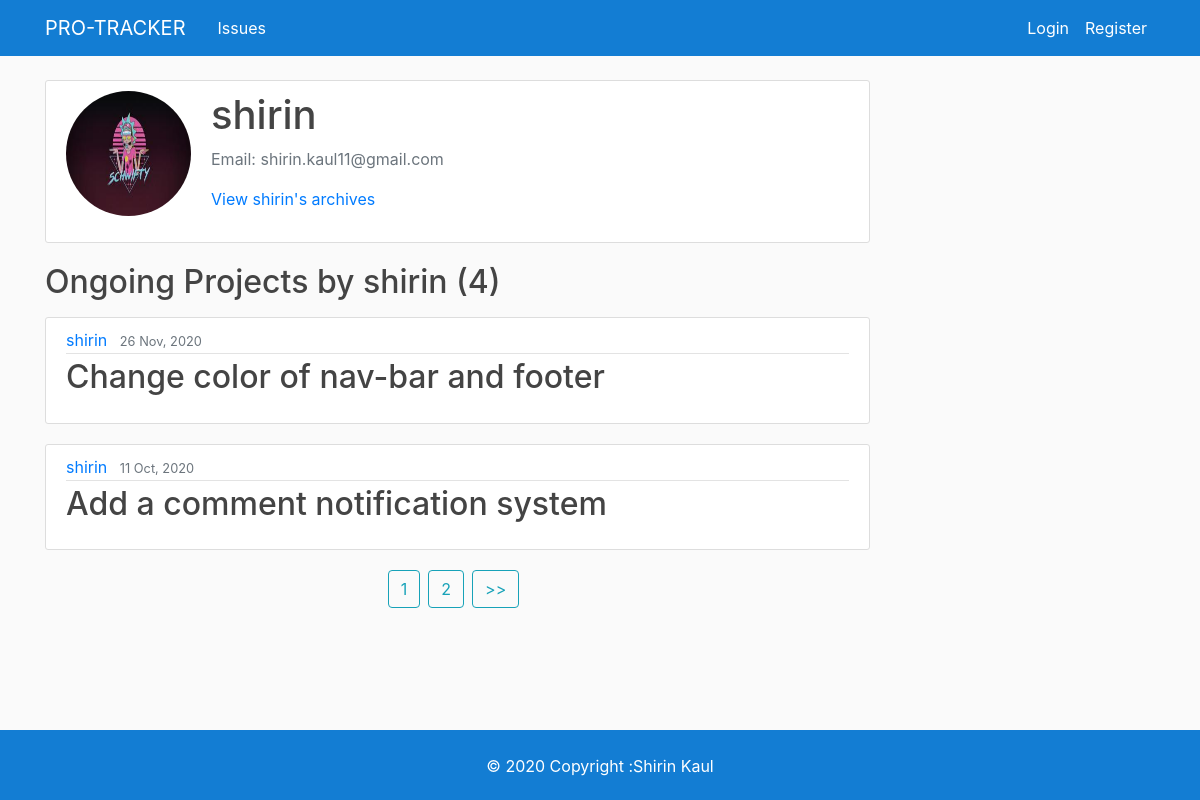
/user/shirin/, run on an earlier commit of the app's database.
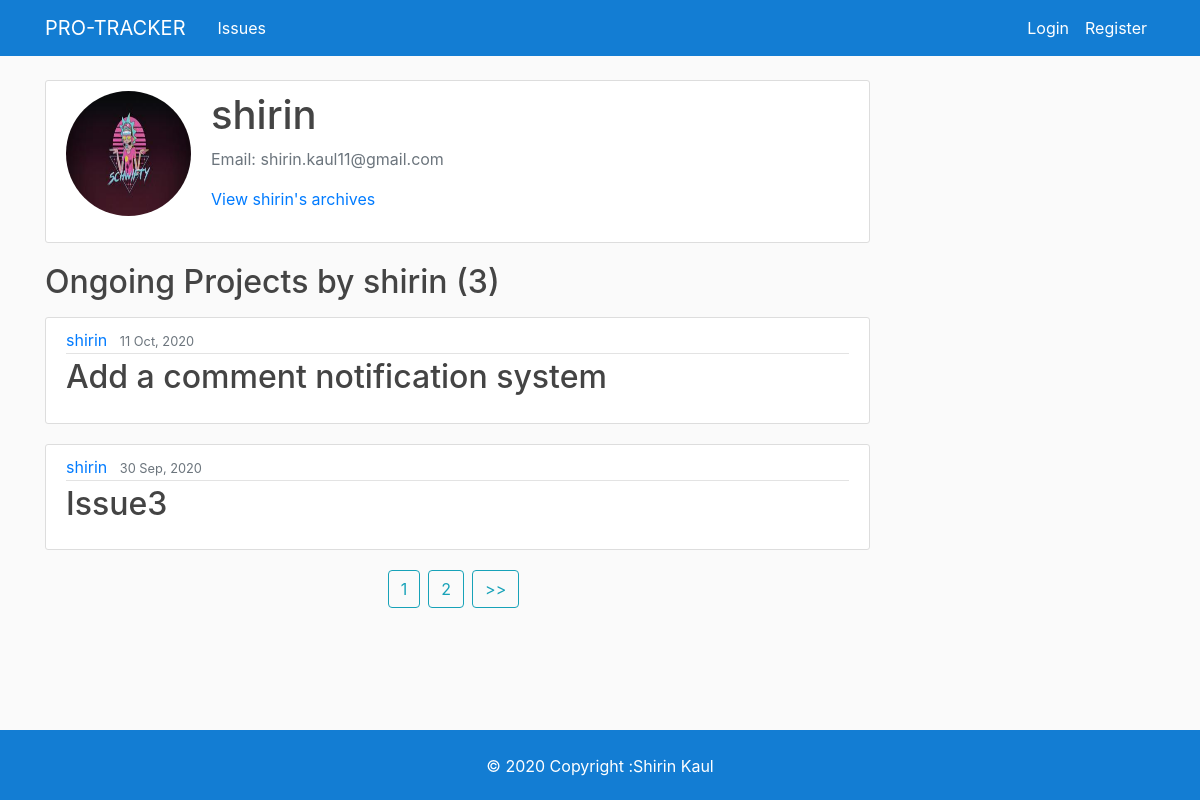
And on a later commit of the database.
### users/models.py (models this page shows, shortened)
class Profile(models.Model):
    user = models.OneToOneField(User, on_delete=models.CASCADE)
    image = models.ImageField(default='default.png', upload_to='profile_pics')

### issue/models.py (models this page shows, shortened)
class Issue(models.Model):
    PRIORITY_CHOICES= (
        ('high','high'),
        ('medium','medium'),
        ('low', 'low')
    )
    title=models.CharField(max_length=100)
    content=RichTextUploadingField(verbose_name='Body',null=True,blank=True)
    date_created=models.DateTimeField(default=timezone.now)
    priority=models.CharField(max_length=30, choices=PRIORITY_CHOICES)
    author = models.ManyToManyField(User)
    completed = models.BooleanField(default=False)
    def body_summary(self):
        return markdownify(self.content[:200] + "...")

### issue/views.py (the view)
# urls.py: path('user/<str:username>/',issue_views.UserIssue, name="user-issues"),
def UserIssue(request,username):
    this_user = get_object_or_404(User, username=username)
    posts = this_user.issue_set.filter(completed=False).order_by('-id')
    paginator = Paginator(posts, 2) # Show 4 blogs per page.
    page_number = request.GET.get('page', 1)
    try:
        page_obj = paginator.page(page_number)
    except PageNotAnInteger:
        page_obj = paginator.page(1)
    except EmptyPage:
        page_obj = paginator.page(paginator.num_pages)
    context = {
        'this_user': this_user,
        'posts': page_obj,
    }
    return render(request, 'issue/user_issues.html', context)

### issue/templates/issue/user_issues.html (shortened to what this page needs)
{% extends "issue/base.html" %}
{% block content %}
<div class="col-md-9">
    <div class="content-section">
        <div class="media">
            <img class="rounded-circle account-img" src="{{ this_user.profile.image.url }}">
            <div class="media-body">
                <h2 class="account-heading">{{this_user.username}}</h2>
                <p class="text-secondary"> Email: {{this_user.email}}</p>
                <p class="text-secondary"><a href="{% url 'old-user-issues' this_user.username %}">View {{this_user.username}}'s archives</a></p>
            </div>
        </div>
    </div>
</div>
<div class="col-md-9">
    {% if posts.paginator.count %}
        {% if not posts.first.completed %}
            <h2 class ="mb-3">Ongoing Projects by {{this_user.username}} ({{posts.paginator.count}})</h2>
        {% else %}
            <h2 class ="mb-3">Completed Projects by {{this_user.username}} ({{posts.paginator.count}})</h2>
        {% endif %}
    {% endif %}
    {% for post in posts %}
    <article class="media content-section">
        <div class="media-body">
            <div class="article-metadata">
                <a class="mr-2" href="{% url 'user-issues' post.author.first.username %}">{{ post.author.first }}</a>
                <small class="text-muted">{{ post.date_created|date:"j M, Y"}}</small>
            </div>
                <h2><a class="article-title" href="{% url 'issue-detail' post.id %}">{{ post.title }}</a></h2>
        </div>
    </article>
    {%endfor%}
    <div class="d-flex justify-content-center">
        {% if posts.has_other_pages %}
            {% for num in posts.paginator.page_range %}
                {% if posts.number == num %}
                    <a class="btn btn-outline-info mb-4 mr-2" href="?page={{ num }}">{{num}}</a>
                {% elif num > posts.number|add:'-2' and num < posts.number|add:'2' %}
                    <a class="btn btn-outline-info mb-4 mr-2" href="?page={{ num }}">{{num}}</a>
                {% endif %}
            {% endfor %}
            {% if posts.has_next %}
                <a class="btn btn-outline-info mb-4 mr-2" href="?page={{posts.next_page_number}}">
                    >>
                </a>
            {% endif %}
        {% endif %}
    </div>
</div>
{%endblock content%}

### issue/templates/issue/base.html (shortened to what this page needs)
{% load static %}
{% load notifications_tags %}
{% notifications_unread as unread_count %}
<!DOCTYPE html>
<html lang="en">
<head>
    <link rel="stylesheet" href="https://stackpath.bootstrapcdn.com/bootstrap/4.3.1/css/bootstrap.min.css">
    <link rel="stylesheet" href="https://use.fontawesome.com/releases/v5.7.0/css/all.css">
    <link rel="stylesheet" type="text/css" href="{% static 'issue/main.css' %}">
</head>
<body>
    <header class="site-header">
        <nav class="navbar navbar-expand-md navbar-dark bg-steel fixed-top">
          <div class="container">
            <a class="navbar-brand mr-4" href="{% url 'dashboard' %}">PRO-TRACKER</a>
            <div class="collapse navbar-collapse" id="navbarToggle">
              <div class="navbar-nav mr-auto">
                <a class="nav-item nav-link" href="{% url 'issue-home' %}">Issues</a>
              </div>
              <div class="navbar-nav">
                {% if user.is_authenticated %}
                <li class="nav-item dropdown">
                  <a class="nav-item nav-link" id="navbarDropdownMenuLink1" data-toggle="dropdown" aria-haspopup="true"
                    aria-expanded="false">Profile</a>
                  <div class="dropdown-menu dropdown-primary" aria-labelledby="navbarDropdownMenuLink1">
                    <a class="dropdown-item" href="{% url 'user-issues' user.username %}">View</a>
                    <a class="dropdown-item" href="{% url 'update_profile' %}">Edit</a>
                  </div>
                </li>
                  <a class="nav-item nav-link" href="{% url 'logout' %}">Logout</a>
                  <a class="nav-item nav-link" href="{% url 'notice:list' %}">
                    {% if unread_count %}
                      <svg viewBox="0 0 8 8"
                          width="8px"
                          height="8px">
                          <circle cx="4"
                                  cy="4"
                                  r="4"
                                  fill="#ff6b6b"
                                  ></circle>
                      </svg>
                    {% endif %}
                    Notifs
                  </a>
                {% else %}
                  <a class="nav-item nav-link" href="{% url 'login' %}">Login</a>
                  <a class="nav-item nav-link" href="{% url 'register' %}">Register</a>
                {% endif %}
              </div>
            </div>
          </div>
        </nav>
      </header>
      <main role="main" class="container">
        <div class="row">
          {% block content %}{% endblock %}
      </main>
<div style="width: 100%; height: 70px; bottom: 0px; position:fixed; background-color: rgb(19, 125, 211);">
  <br>
  <div class="d-flex justify-content-center" style="color: white">© 2020 Copyright :
    <a href="#" style="color: white;"> Shirin Kaul</a>
  </div>
</div>
    <link rel="stylesheet" href="{% static 'ckeditor/ckeditor/plugins/codesnippet/lib/highlight/styles/default.css' %}" />
</body>
</html>

### issue/static/issue/main.css (style rules this page uses)
body { background: #fafafa; color: #333333; margin-top: 5rem; }
h1, h2, h3, h4, h5, h6 { color: #444444; }
.bg-steel { background-color: rgb(19, 125, 211); }
.site-header .navbar-nav .nav-link { color: white; }
.content-section { background: #ffffff; padding: 10px 20px; border: 1px solid #dddddd; border-radius: 3px; margin-bottom: 20px; }
.article-title { color: #444444; }
.article-metadata { padding-bottom: 1px; margin-bottom: 4px; border-bottom: 1px solid #e3e3e3 }
.account-img { height: 125px; width: 125px; margin-right: 20px; margin-bottom: 16px; }
.account-heading { font-size: 2.5rem; }

What changed in the data, as far as the page shows it:
removed Issue: author.first "shirin", date_created "26 Nov, 2020", title "Change color of nav-bar and footer"
now on this page (row unchanged): Issue: author.first "shirin", date_created "30 Sep, 2020", title "Issue3"
Also different on the page:
{{ posts.paginator.count }}: "4" → "3"
